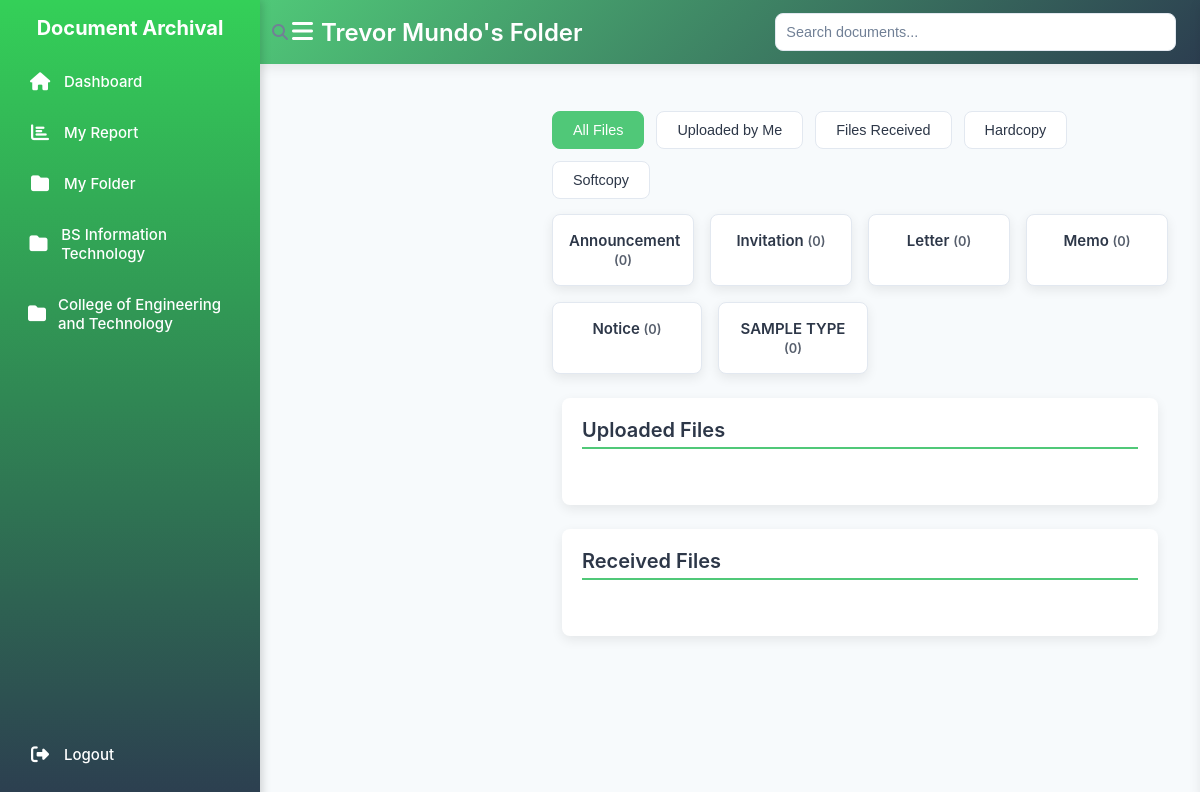
/my-Folder.php (signed in), run on the app's committed database.
### tables this page shows
CREATE TABLE `users` (
  `user_id` int(11) NOT NULL AUTO_INCREMENT,
  `username` varchar(255) NOT NULL COMMENT 'Unique username for login',
  `password` varchar(255) NOT NULL COMMENT 'Hashed password',
  `email` varchar(255) DEFAULT NULL COMMENT 'Unique email for user',
  `role` enum('admin','user','client') NOT NULL COMMENT 'User role (e.g., admin, user, client)',
  `profile_pic` blob DEFAULT NULL COMMENT 'Optional user profile picture',
  `position` int(11) NOT NULL DEFAULT 0 COMMENT 'Position or rank (0 for default)',
  `created_at` datetime DEFAULT NULL COMMENT 'Account creation timestamp',
  PRIMARY KEY (`user_id`),
  UNIQUE KEY `idx_username` (`username`),
  UNIQUE KEY `idx_email` (`email`),
  KEY `idx_role` (`role`)
);

CREATE TABLE `departments` (
  `department_id` int(11) NOT NULL AUTO_INCREMENT,
  `department_name` varchar(255) NOT NULL COMMENT 'Name of the department',
  `department_type` enum('college','office','sub_department') NOT NULL COMMENT 'Type (e.g., college, office, sub_department)',
  `name_type` enum('Academic','Administrative','Program') NOT NULL COMMENT 'Category (e.g., Academic, Administrative, Program)',
  `parent_department_id` int(11) DEFAULT NULL COMMENT 'Recursive reference to parent department',
  PRIMARY KEY (`department_id`),
  KEY `idx_parent_department` (`parent_department_id`),
  KEY `idx_department_type` (`department_type`,`name_type`),
  CONSTRAINT `fk_departments_parent` FOREIGN KEY (`parent_department_id`) REFERENCES `departments` (`department_id`) ON DELETE SET NULL
);

### my-Folder.php (the view, shortened to what this page needs)
<?php
require_once 'notification.php';
function validateSession(): array
{
    return ['user_id' => (int)$_SESSION['user_id'], 'role' => $_SESSION['role']];
}
function fetchUserDepartments(PDO $pdo, int $userId): array
{
    $stmt = $pdo->prepare("
        SELECT d.Department_id AS id, d.Department_name AS name
        FROM departments d
        JOIN users_department ud ON d.Department_id = ud.Department_id
        WHERE ud.User_id = ?
        ORDER BY d.Department_name
    ");
    $stmt->execute([$userId]);
    return $stmt->fetchAll(PDO::FETCH_ASSOC);
}
function fetchDocumentTypes(PDO $pdo): array
{
    $stmt = $pdo->prepare("SELECT DISTINCT Field_name AS name FROM documents_type_fields ORDER BY Field_name");
    $stmt->execute();
    return $stmt->fetchAll(PDO::FETCH_ASSOC);
}
function fetchUserFiles(PDO $pdo, int $userId): array
{
    $stmt = $pdo->prepare("
        SELECT DISTINCT f.File_id AS id, f.File_name AS file_name, f.User_id AS user_id, f.Upload_date AS upload_date,
               f.File_size AS file_size, f.File_type AS file_type, f.File_path AS file_path, f.Meta_data AS meta_data,
               dtf.Field_name AS document_type, u.Username AS uploader_name
        FROM files f
        LEFT JOIN documents_type_fields dtf ON f.Document_type_id = dtf.Document_type_id
        LEFT JOIN users u ON f.User_id = u.User_id
        WHERE f.File_status != 'deleted' AND (
            f.User_id = ? OR EXISTS (
                SELECT 1 FROM transaction t
                WHERE t.File_id = f.File_id
                AND t.User_id = ?
                AND t.Transaction_type IN (2, 4, 5)
                AND t.Transaction_status = 'accepted'
            )
        )
        ORDER BY f.Upload_date DESC
    ");
    $stmt->execute([$userId, $userId]);
    $files = $stmt->fetchAll(PDO::FETCH_ASSOC);
    return $files;
}
try {
    $session = validateSession();
    $userId = $session['user_id'];
    global $pdo;
    $stmt = $pdo->prepare("SELECT Username FROM users WHERE User_id = ?");
    $stmt->execute([$userId]);
    $user = $stmt->fetch(PDO::FETCH_ASSOC);
    $userDepartments = fetchUserDepartments($pdo, $userId);
    $documentTypes = fetchDocumentTypes($pdo);
    $files = fetchUserFiles($pdo, $userId);
    $sortFilter = filter_input(INPUT_GET, 'sort', FILTER_SANITIZE_STRING, ['options' => ['default' => 'all']]);
    $filteredFiles = array_filter($files, function ($file) use ($userId, $sortFilter) {
        $isUploadedByMe = $file['user_id'] == $userId;
        $isReceived = !$isUploadedByMe;
        $isHardcopyOnly = ($file['hard_copy_available'] ?? 0) == 1 && empty($file['file_path']);
        $isSoftcopyOnly = ($file['hard_copy_available'] ?? 0) == 0 && !empty($file['file_path']);
        return match ($sortFilter) {
            'uploaded-by-me' => $isUploadedByMe,
            'received' => $isReceived,
            'hardcopy' => $isHardcopyOnly,
            'softcopy' => $isSoftcopyOnly,
            default => true
        };
    });
} catch (Exception $e) {
    error_log("Error in my-Folder.php: " . $e->getMessage());
    http_response_code($e->getCode() ?: 500);
    die('Error: ' . htmlspecialchars($e->getMessage(), ENT_QUOTES, 'UTF-8'));
}
?>
<!DOCTYPE html>
<html lang="en">
<head>
    <link rel="stylesheet" href="https://cdnjs.cloudflare.com/ajax/libs/font-awesome/6.4.2/css/all.min.css">
    <link rel="stylesheet" href="style/client-sidebar.css">
    <link rel="stylesheet" href="style/folder-page.css">
</head>
<body>
    <div class="top-nav">
        <button class="toggle-btn" title="Toggle Sidebar" aria-label="Toggle Sidebar"><i class="fas fa-bars"></i></button>
        <h2><?= htmlspecialchars($user['Username'], ENT_QUOTES, 'UTF-8') ?>'s Folder</h2>
        <div class="search-container">
            <i class="fas fa-search search-icon"></i>
            <input type="text" placeholder="Search documents..." class="search-bar" id="searchBar" aria-label="Search documents">
        </div>
    </div>
    <div class="sidebar">
        <h2 class="sidebar-title">Document Archival</h2>
        <a href="dashboard.php" class="<?= basename($_SERVER['PHP_SELF']) == 'dashboard.php' ? 'active' : '' ?>" data-tooltip="Dashboard"><i class="fas fa-home"></i><span class="link-text">Dashboard</span></a>
        <a href="my-report.php" class="<?= basename($_SERVER['PHP_SELF']) == 'my-report.php' ? 'active' : '' ?>" data-tooltip="My Report"><i class="fas fa-chart-bar"></i><span class="link-text">My Report</span></a>
        <a href="my-folder.php" class="<?= basename($_SERVER['PHP_SELF']) == 'my-folder.php' ? 'active' : '' ?>" data-tooltip="My Folder"><i class="fas fa-folder"></i><span class="link-text">My Folder</span></a>
        <?php foreach ($userDepartments as $dept): ?>
            <a href="department_folder.php?department_id=<?= htmlspecialchars($dept['id'], ENT_QUOTES, 'UTF-8') ?>" data-tooltip="<?= htmlspecialchars($dept['name'], ENT_QUOTES, 'UTF-8') ?>"><i class="fas fa-folder"></i><span class="link-text"><?= htmlspecialchars($dept['name'], ENT_QUOTES, 'UTF-8') ?></span></a>
        <?php endforeach; ?>
        <a href="logout.php" class="logout-btn" data-tooltip="Logout"><i class="fas fa-sign-out-alt"></i><span class="link-text">Logout</span></a>
    </div>
    <div class="main-content">
        <div class="sorting-buttons">
            <button class="sort-btn <?= $sortFilter === 'all' ? 'active' : '' ?>" data-filter="all" aria-label="Show all files">All Files</button>
            <button class="sort-btn <?= $sortFilter === 'uploaded-by-me' ? 'active' : '' ?>" data-filter="uploaded-by-me" aria-label="Show files uploaded by me">Uploaded by Me</button>
            <button class="sort-btn <?= $sortFilter === 'received' ? 'active' : '' ?>" data-filter="received" aria-label="Show received files">Files Received</button>
            <button class="sort-btn <?= $sortFilter === 'hardcopy' ? 'active' : '' ?>" data-filter="hardcopy" aria-label="Show hardcopy files">Hardcopy</button>
            <button class="sort-btn <?= $sortFilter === 'softcopy' ? 'active' : '' ?>" data-filter="softcopy" aria-label="Show softcopy files">Softcopy</button>
        </div>
        <div class="ftypes">
            <?php foreach ($documentTypes as $type):
                $fileCount = count(array_filter($filteredFiles, fn($file) => $file['document_type'] === $type['name']));
            ?>
                <div class="ftype-card" onclick="openModal('<?= htmlspecialchars(strtolower(str_replace(' ', '-', $type['name'])), ENT_QUOTES, 'UTF-8') ?>')" tabindex="0" aria-label="<?= htmlspecialchars(ucfirst($type['name']), ENT_QUOTES, 'UTF-8') ?> (<?= $fileCount ?> files)">
                    <p><?= htmlspecialchars(ucfirst($type['name']), ENT_QUOTES, 'UTF-8') ?> <span class="file-count">(<?= $fileCount ?>)</span></p>
                </div>
            <?php endforeach; ?>
        </div>
        <div class="masonry-grid">
            <div class="masonry-section">
                <h3>Uploaded Files</h3>
                <div class="file-card-container" id="uploadedFiles">
                </div>
            </div>
            <div class="masonry-section">
                <h3>Received Files</h3>
                <div class="file-card-container" id="receivedFiles">
                </div>
            </div>
        </div>
    </div>
</body>
</html>

### style/client-sidebar.css (style rules this page uses)
.sidebar { width: 260px; background: linear-gradient(180deg, #34d058 0%, #2c3e50 100%); min-height: 100vh; padding: 16px; color: white; display: flex; flex-direction: column; box-shadow: 3px 0 8px rgba(0, 0, 0, 0.15); transition: width 0.3s ease-in-out, transform 0.3s ease-in-out; position: fixed; top: 0; left: 0; z-index: 1100; }
.sidebar h2 { font-size: 20px; font-weight: 700; margin-bottom: 20px; text-align: center; transition: opacity 0.3s ease, height 0.3s ease; }
.sidebar a, .sidebar .logout-btn, .sidebar .admin-dashboard-btn { display: flex; align-items: center; padding: 12px; color: white; text-decoration: none; font-size: 15px; font-weight: 500; border-radius: 6px; margin-bottom: 8px; transition: all 0.2s ease-in-out; position: relative; }
.sidebar a i, .sidebar .logout-btn i, .sidebar .admin-dashboard-btn i { margin-right: 12px; width: 24px; font-size: 18px; text-align: center; }
.logout-btn { margin-top: auto; background-color: rgba(231, 76 gnome-session-quit, 60, 0.2); }

### style/folder-page.css (style rules this page uses)
:root { --primary-color: #50c878; --primary-hover: #40a867; --secondary-color: #2c3e50; --secondary-hover: #1a252f; --background-color: #f7fafc; --card-background: #ffffff; --text-color: #2d3748; --text-secondary: #718096; --border-color: #e2e8f0; --shadow: 0 4px 12px rgba(0, 0, 0, 0.08); --danger-color: #e53e3e; --success-color: #68d391; --border-radius: 8px; --transition: all 0.3s ease; --font-family: 'Inter', -apple-system, BlinkMacSystemFont, 'Segoe UI', Roboto, sans-serif; }
* { box-sizing: border-box; margin: 0; padding: 0; }
body { font-family: var(--font-family); background-color: var(--background-color); margin-left: 260px; padding: 0; display: flex; min-height: 100vh; overflow-x: hidden; transition: margin-left var(--transition); }
.top-nav { position: fixed; top: 0; left: 260px; width: calc(100% - 260px); height: 64px; background: linear-gradient(135deg, var(--primary-color), var(--secondary-color)); display: flex; align-items: center; padding: 16px 24px; box-shadow: var(--shadow); z-index: 1000; transition: width var(--transition), left var(--transition); }
.top-nav h2 { font-size: 1.5rem; color: white; font-weight: 600; margin: 0; flex-grow: 1; }
.top-nav .toggle-btn { background: none; border: none; color: white; cursor: pointer; font-size: 1.5rem; padding: 8px; border-radius: var(--border-radius); transition: var(--transition); }
.search-container { flex-grow: 1; display: flex; gap: 12px; align-items: center; max-width: 600px; }
.search-bar { width: 100%; padding: 10px; border: 1px solid var(--border-color); border-radius: var(--border-radius); font-size: 0.9rem; background: var(--card-background); color: var(--text-color); transition: var(--transition); }
.search-bar::placeholder { color: var(--text-secondary); }
.search-icon { position: absolute; left: 12px; top: 50%; transform: translateY(-50%); color: var(--text-secondary); font-size: 1rem; }
.main-content { flex: 1; padding: 32px; padding-top: 96px; margin-left: 260px; transition: margin-left var(--transition); }
.sorting-buttons { display: flex; gap: 12px; margin: 15px 0; flex-wrap: wrap; }
.sort-btn { padding: 10px 20px; border: 1px solid var(--border-color); border-radius: var(--border-radius); background: var(--card-background); cursor: pointer; font-weight: 500; font-size: 0.9rem; color: var(--text-color); transition: var(--transition); }
.sort-btn.active { background: var(--primary-color); color: white; border-color: var(--primary-color); }
.ftypes { display: flex; flex-wrap: wrap; gap: 16px; margin-bottom: 24px; }
.ftype-card { background: var(--card-background); border: 1px solid var(--border-color); border-radius: var(--border-radius); padding: 16px; text-align: center; cursor: pointer; transition: var(--transition); box-shadow: var(--shadow); flex: 1 1 calc(20% - 16px); min-width: 130px; max-width: 150px; }
.ftype-card p { font-size: 0.9375rem; font-weight: 600; color: var(--text-color); margin: 0; }
.file-count { font-size: 0.8rem; opacity: 0.8; }
.masonry-grid { padding: 0 10px; }
.masonry-section { background: var(--card-background); padding: 20px; border-radius: var(--border-radius); box-shadow: var(--shadow); margin-bottom: 24px; }
.masonry-section h3 { margin: 0 0 16px; color: var(--text-color); font-size: 1.25rem; font-weight: 600; border-bottom: 2px solid var(--primary-color); padding-bottom: 5px; }
.file-card-container { display: grid; grid-template-columns: repeat(auto-fill, minmax(150px, 1fr)); gap: 16px; padding: 10px; }

### data on the page
users: username "Trevor Mundo"
departments: department_name "BS Information Technology"
departments: department_name "College of Engineering and Technology"

### other printed values
$type['name'] "Announcement"
$fileCount "0"
$type['name'] "Invitation"
$type['name'] "Letter"
$type['name'] "Memo"
$type['name'] "Notice"
$type['name'] "SAMPLE TYPE"
